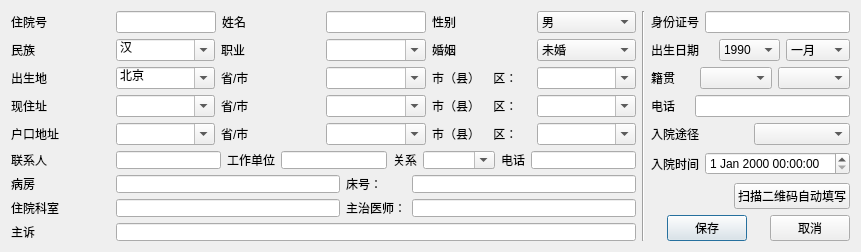
<?xml version="1.0" encoding="UTF-8"?>
<ui version="4.0">
 <class>AddPatient</class>
 <widget class="QDialog" name="AddPatient">
  <property name="geometry">
   <rect>
    <x>0</x>
    <y>0</y>
    <width>861</width>
    <height>252</height>
   </rect>
  </property>
  <property name="sizePolicy">
   <sizepolicy hsizetype="Fixed" vsizetype="Fixed">
    <horstretch>0</horstretch>
    <verstretch>0</verstretch>
   </sizepolicy>
  </property>
  <property name="minimumSize">
   <size>
    <width>800</width>
    <height>250</height>
   </size>
  </property>
  <property name="maximumSize">
   <size>
    <width>861</width>
    <height>252</height>
   </size>
  </property>
  <property name="windowTitle">
   <string>添加病人</string>
  </property>
  <property name="sizeGripEnabled">
   <bool>false</bool>
  </property>
  <layout class="QGridLayout" name="gridLayout">
   <item row="0" column="5">
    <widget class="QComboBox" name="comboBox_sex">
     <item>
      <property name="text">
       <string>男</string>
      </property>
     </item>
     <item>
      <property name="text">
       <string>女</string>
      </property>
     </item>
    </widget>
   </item>
   <item row="0" column="7">
    <layout class="QHBoxLayout" name="horizontalLayout_5">
     <item>
      <widget class="QLabel" name="label_25">
       <property name="text">
        <string>身份证号</string>
       </property>
      </widget>
     </item>
     <item>
      <widget class="QLineEdit" name="lineEdit_4"/>
     </item>
    </layout>
   </item>
   <item row="0" column="6" rowspan="8">
    <widget class="Line" name="line">
     <property name="orientation">
      <enum>Qt::Vertical</enum>
     </property>
    </widget>
   </item>
   <item row="0" column="1">
    <widget class="QLineEdit" name="lineEdit_Number">
     <property name="sizePolicy">
      <sizepolicy hsizetype="Fixed" vsizetype="Fixed">
       <horstretch>0</horstretch>
       <verstretch>0</verstretch>
      </sizepolicy>
     </property>
     <property name="minimumSize">
      <size>
       <width>100</width>
       <height>0</height>
      </size>
     </property>
     <property name="maximumSize">
      <size>
       <width>100</width>
       <height>16777215</height>
      </size>
     </property>
    </widget>
   </item>
   <item row="0" column="2">
    <widget class="QLabel" name="label_2">
     <property name="minimumSize">
      <size>
       <width>40</width>
       <height>0</height>
      </size>
     </property>
     <property name="text">
      <string>姓名</string>
     </property>
    </widget>
   </item>
   <item row="0" column="0">
    <widget class="QLabel" name="label">
     <property name="text">
      <string>住院号    </string>
     </property>
    </widget>
   </item>
   <item row="0" column="3">
    <widget class="QLineEdit" name="lineEdit_Name">
     <property name="sizePolicy">
      <sizepolicy hsizetype="Ignored" vsizetype="Fixed">
       <horstretch>0</horstretch>
       <verstretch>0</verstretch>
      </sizepolicy>
     </property>
     <property name="minimumSize">
      <size>
       <width>100</width>
       <height>0</height>
      </size>
     </property>
    </widget>
   </item>
   <item row="0" column="4">
    <widget class="QLabel" name="label_3">
     <property name="minimumSize">
      <size>
       <width>40</width>
       <height>0</height>
      </size>
     </property>
     <property name="text">
      <string>性别</string>
     </property>
    </widget>
   </item>
   <item row="1" column="7">
    <layout class="QHBoxLayout" name="horizontalLayout_6">
     <item>
      <widget class="QLabel" name="label_26">
       <property name="text">
        <string>出生日期</string>
       </property>
      </widget>
     </item>
     <item>
      <widget class="QComboBox" name="comboBox_4">
       <item>
        <property name="text">
         <string>1990</string>
        </property>
       </item>
       <item>
        <property name="text">
         <string>1991</string>
        </property>
       </item>
       <item>
        <property name="text">
         <string>1992</string>
        </property>
       </item>
       <item>
        <property name="text">
         <string>1993</string>
        </property>
       </item>
       <item>
        <property name="text">
         <string>1994</string>
        </property>
       </item>
       <item>
        <property name="text">
         <string>1995</string>
        </property>
       </item>
       <item>
        <property name="text">
         <string>1996</string>
        </property>
       </item>
       <item>
        <property name="text">
         <string>1997</string>
        </property>
       </item>
       <item>
        <property name="text">
         <string>1998</string>
        </property>
       </item>
       <item>
        <property name="text">
         <string>1999</string>
        </property>
       </item>
       <item>
        <property name="text">
         <string>2000</string>
        </property>
       </item>
      </widget>
     </item>
     <item>
      <widget class="QComboBox" name="comboBox_5">
       <item>
        <property name="text">
         <string>一月</string>
        </property>
       </item>
       <item>
        <property name="text">
         <string>二月</string>
        </property>
       </item>
       <item>
        <property name="text">
         <string>三月</string>
        </property>
       </item>
       <item>
        <property name="text">
         <string>四月</string>
        </property>
       </item>
       <item>
        <property name="text">
         <string>五月</string>
        </property>
       </item>
       <item>
        <property name="text">
         <string>六月</string>
        </property>
       </item>
       <item>
        <property name="text">
         <string>七月</string>
        </property>
       </item>
       <item>
        <property name="text">
         <string>八月</string>
        </property>
       </item>
       <item>
        <property name="text">
         <string>九月</string>
        </property>
       </item>
       <item>
        <property name="text">
         <string>十月</string>
        </property>
       </item>
       <item>
        <property name="text">
         <string>十一月</string>
        </property>
       </item>
       <item>
        <property name="text">
         <string>十二月</string>
        </property>
       </item>
      </widget>
     </item>
    </layout>
   </item>
   <item row="2" column="0" colspan="6">
    <layout class="QHBoxLayout" name="horizontalLayout_13">
     <item>
      <widget class="QLabel" name="label_7">
       <property name="text">
        <string>出生地    </string>
       </property>
      </widget>
     </item>
     <item>
      <widget class="QComboBox" name="comboBox_birthCity">
       <property name="editable">
        <bool>true</bool>
       </property>
       <item>
        <property name="text">
         <string>北京</string>
        </property>
       </item>
       <item>
        <property name="text">
         <string>湖南</string>
        </property>
       </item>
       <item>
        <property name="text">
         <string>湖北</string>
        </property>
       </item>
       <item>
        <property name="text">
         <string>广东</string>
        </property>
       </item>
       <item>
        <property name="text">
         <string>河南</string>
        </property>
       </item>
       <item>
        <property name="text">
         <string>河北</string>
        </property>
       </item>
      </widget>
     </item>
     <item>
      <widget class="QLabel" name="label_8">
       <property name="minimumSize">
        <size>
         <width>40</width>
         <height>0</height>
        </size>
       </property>
       <property name="text">
        <string>省/市   </string>
       </property>
      </widget>
     </item>
     <item>
      <widget class="QComboBox" name="comboBox_birthCounty">
       <property name="editable">
        <bool>true</bool>
       </property>
      </widget>
     </item>
     <item>
      <widget class="QLabel" name="label_9">
       <property name="minimumSize">
        <size>
         <width>40</width>
         <height>0</height>
        </size>
       </property>
       <property name="text">
        <string>市（县）    区：</string>
       </property>
      </widget>
     </item>
     <item>
      <widget class="QComboBox" name="comboBox_birthDis">
       <property name="editable">
        <bool>true</bool>
       </property>
      </widget>
     </item>
    </layout>
   </item>
   <item row="2" column="7">
    <layout class="QHBoxLayout" name="horizontalLayout_7">
     <item>
      <widget class="QLabel" name="label_27">
       <property name="text">
        <string>籍贯</string>
       </property>
      </widget>
     </item>
     <item>
      <widget class="QComboBox" name="comboBox_2"/>
     </item>
     <item>
      <widget class="QComboBox" name="comboBox_3"/>
     </item>
    </layout>
   </item>
   <item row="1" column="0" colspan="6">
    <layout class="QHBoxLayout" name="horizontalLayout_12">
     <item>
      <widget class="QLabel" name="label_4">
       <property name="text">
        <string>民族      </string>
       </property>
      </widget>
     </item>
     <item>
      <widget class="QComboBox" name="comboBox_nation">
       <property name="editable">
        <bool>true</bool>
       </property>
       <item>
        <property name="text">
         <string>汉</string>
        </property>
       </item>
       <item>
        <property name="text">
         <string>苗</string>
        </property>
       </item>
      </widget>
     </item>
     <item>
      <widget class="QLabel" name="label_5">
       <property name="minimumSize">
        <size>
         <width>40</width>
         <height>0</height>
        </size>
       </property>
       <property name="text">
        <string>职业</string>
       </property>
      </widget>
     </item>
     <item>
      <widget class="QComboBox" name="comboBox_jib">
       <property name="editable">
        <bool>true</bool>
       </property>
      </widget>
     </item>
     <item>
      <widget class="QLabel" name="label_6">
       <property name="minimumSize">
        <size>
         <width>40</width>
         <height>0</height>
        </size>
       </property>
       <property name="text">
        <string>婚姻</string>
       </property>
      </widget>
     </item>
     <item>
      <widget class="QComboBox" name="comboBox_marriage">
       <item>
        <property name="text">
         <string>未婚</string>
        </property>
       </item>
       <item>
        <property name="text">
         <string>已婚</string>
        </property>
       </item>
       <item>
        <property name="text">
         <string>离异</string>
        </property>
       </item>
       <item>
        <property name="text">
         <string>丧偶</string>
        </property>
       </item>
      </widget>
     </item>
    </layout>
   </item>
   <item row="4" column="0" colspan="6">
    <layout class="QHBoxLayout" name="horizontalLayout_15">
     <item>
      <widget class="QLabel" name="label_13">
       <property name="text">
        <string>户口地址  </string>
       </property>
      </widget>
     </item>
     <item>
      <widget class="QComboBox" name="comboBox_17">
       <property name="editable">
        <bool>true</bool>
       </property>
      </widget>
     </item>
     <item>
      <widget class="QLabel" name="label_14">
       <property name="minimumSize">
        <size>
         <width>40</width>
         <height>0</height>
        </size>
       </property>
       <property name="text">
        <string>省/市</string>
       </property>
      </widget>
     </item>
     <item>
      <widget class="QComboBox" name="comboBox_18">
       <property name="editable">
        <bool>true</bool>
       </property>
      </widget>
     </item>
     <item>
      <widget class="QLabel" name="label_15">
       <property name="minimumSize">
        <size>
         <width>40</width>
         <height>0</height>
        </size>
       </property>
       <property name="text">
        <string>市（县）    区：</string>
       </property>
      </widget>
     </item>
     <item>
      <widget class="QComboBox" name="comboBox_19">
       <property name="editable">
        <bool>true</bool>
       </property>
      </widget>
     </item>
    </layout>
   </item>
   <item row="3" column="7">
    <layout class="QHBoxLayout" name="horizontalLayout_8">
     <item>
      <widget class="QLabel" name="label_28">
       <property name="text">
        <string>电话    </string>
       </property>
      </widget>
     </item>
     <item>
      <widget class="QLineEdit" name="lineEdit_12"/>
     </item>
    </layout>
   </item>
   <item row="3" column="0" colspan="6">
    <layout class="QHBoxLayout" name="horizontalLayout_14">
     <item>
      <widget class="QLabel" name="label_10">
       <property name="text">
        <string>现住址    </string>
       </property>
      </widget>
     </item>
     <item>
      <widget class="QComboBox" name="comboBox_14">
       <property name="editable">
        <bool>true</bool>
       </property>
      </widget>
     </item>
     <item>
      <widget class="QLabel" name="label_11">
       <property name="minimumSize">
        <size>
         <width>40</width>
         <height>0</height>
        </size>
       </property>
       <property name="text">
        <string>省/市 </string>
       </property>
      </widget>
     </item>
     <item>
      <widget class="QComboBox" name="comboBox_15">
       <property name="editable">
        <bool>true</bool>
       </property>
      </widget>
     </item>
     <item>
      <widget class="QLabel" name="label_12">
       <property name="minimumSize">
        <size>
         <width>40</width>
         <height>0</height>
        </size>
       </property>
       <property name="text">
        <string>市（县）    区：</string>
       </property>
      </widget>
     </item>
     <item>
      <widget class="QComboBox" name="comboBox_16">
       <property name="editable">
        <bool>true</bool>
       </property>
      </widget>
     </item>
    </layout>
   </item>
   <item row="4" column="7">
    <layout class="QHBoxLayout" name="horizontalLayout_9">
     <item>
      <widget class="QLabel" name="label_29">
       <property name="text">
        <string>入院途径</string>
       </property>
      </widget>
     </item>
     <item>
      <widget class="QComboBox" name="comboBox_6"/>
     </item>
    </layout>
   </item>
   <item row="5" column="7">
    <layout class="QHBoxLayout" name="horizontalLayout_10">
     <item>
      <widget class="QLabel" name="label_30">
       <property name="text">
        <string>入院时间</string>
       </property>
      </widget>
     </item>
     <item>
      <widget class="QDateTimeEdit" name="dateTimeEdit"/>
     </item>
    </layout>
   </item>
   <item row="5" column="0" rowspan="3" colspan="6">
    <layout class="QVBoxLayout" name="verticalLayout">
     <item>
      <layout class="QHBoxLayout" name="horizontalLayout_3">
       <item>
        <widget class="QLabel" name="label_17">
         <property name="minimumSize">
          <size>
           <width>99</width>
           <height>0</height>
          </size>
         </property>
         <property name="text">
          <string>联系人    </string>
         </property>
        </widget>
       </item>
       <item>
        <widget class="QLineEdit" name="lineEdit_3"/>
       </item>
       <item>
        <widget class="QLabel" name="label_16">
         <property name="maximumSize">
          <size>
           <width>100000</width>
           <height>16777215</height>
          </size>
         </property>
         <property name="text">
          <string>工作单位</string>
         </property>
        </widget>
       </item>
       <item>
        <widget class="QLineEdit" name="lineEdit_5"/>
       </item>
       <item>
        <widget class="QLabel" name="label_18">
         <property name="text">
          <string>关系</string>
         </property>
        </widget>
       </item>
       <item>
        <widget class="QComboBox" name="comboBox">
         <property name="editable">
          <bool>true</bool>
         </property>
        </widget>
       </item>
       <item>
        <widget class="QLabel" name="label_19">
         <property name="text">
          <string>电话</string>
         </property>
        </widget>
       </item>
       <item>
        <widget class="QLineEdit" name="lineEdit_11"/>
       </item>
      </layout>
     </item>
     <item>
      <layout class="QHBoxLayout" name="horizontalLayout_4">
       <item>
        <widget class="QLabel" name="label_21">
         <property name="minimumSize">
          <size>
           <width>99</width>
           <height>0</height>
          </size>
         </property>
         <property name="text">
          <string>病房      </string>
         </property>
        </widget>
       </item>
       <item>
        <widget class="QLineEdit" name="lineEdit_7"/>
       </item>
       <item>
        <widget class="QLabel" name="label_22">
         <property name="minimumSize">
          <size>
           <width>60</width>
           <height>0</height>
          </size>
         </property>
         <property name="text">
          <string>床号：</string>
         </property>
        </widget>
       </item>
       <item>
        <widget class="QLineEdit" name="lineEdit_8"/>
       </item>
      </layout>
     </item>
     <item>
      <layout class="QHBoxLayout" name="horizontalLayout_2">
       <item>
        <widget class="QLabel" name="label_20">
         <property name="minimumSize">
          <size>
           <width>99</width>
           <height>0</height>
          </size>
         </property>
         <property name="text">
          <string>住院科室  </string>
         </property>
        </widget>
       </item>
       <item>
        <widget class="QLineEdit" name="lineEdit_6"/>
       </item>
       <item>
        <widget class="QLabel" name="label_23">
         <property name="text">
          <string>主治医师：</string>
         </property>
        </widget>
       </item>
       <item>
        <widget class="QLineEdit" name="lineEdit_9"/>
       </item>
      </layout>
     </item>
     <item>
      <layout class="QHBoxLayout" name="horizontalLayout">
       <item>
        <widget class="QLabel" name="label_24">
         <property name="minimumSize">
          <size>
           <width>99</width>
           <height>0</height>
          </size>
         </property>
         <property name="text">
          <string>主诉      </string>
         </property>
        </widget>
       </item>
       <item>
        <widget class="QLineEdit" name="lineEdit_10"/>
       </item>
      </layout>
     </item>
    </layout>
   </item>
   <item row="7" column="7">
    <layout class="QHBoxLayout" name="horizontalLayout_11">
     <item>
      <spacer name="horizontalSpacer_2">
       <property name="orientation">
        <enum>Qt::Horizontal</enum>
       </property>
       <property name="sizeHint" stdset="0">
        <size>
         <width>17</width>
         <height>17</height>
        </size>
       </property>
      </spacer>
     </item>
     <item>
      <widget class="QPushButton" name="patientSave">
       <property name="text">
        <string>保存</string>
       </property>
      </widget>
     </item>
     <item>
      <spacer name="horizontalSpacer">
       <property name="orientation">
        <enum>Qt::Horizontal</enum>
       </property>
       <property name="sizeHint" stdset="0">
        <size>
         <width>17</width>
         <height>17</height>
        </size>
       </property>
      </spacer>
     </item>
     <item>
      <widget class="QPushButton" name="patientCancel">
       <property name="text">
        <string>取消</string>
       </property>
      </widget>
     </item>
    </layout>
   </item>
   <item row="6" column="7">
    <layout class="QHBoxLayout" name="horizontalLayout_16">
     <item>
      <spacer name="horizontalSpacer_3">
       <property name="orientation">
        <enum>Qt::Horizontal</enum>
       </property>
       <property name="sizeHint" stdset="0">
        <size>
         <width>40</width>
         <height>20</height>
        </size>
       </property>
      </spacer>
     </item>
     <item>
      <widget class="QPushButton" name="codecreate">
       <property name="text">
        <string>扫描二维码自动填写</string>
       </property>
      </widget>
     </item>
    </layout>
   </item>
  </layout>
 </widget>
 <layoutdefault spacing="6" margin="11"/>
 <resources/>
 <connections/>
</ui>
